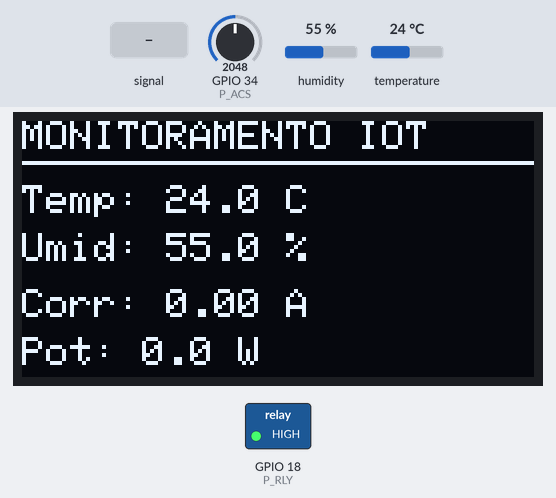
This sketch was run on a simulated ESP32. Parts: 128×64 one-colour display, switched loads named in the sketch (green lamp = pin HIGH). The test bench sets the inputs (shaded band); at power-on: GPIO 34 (P_ACS) = 2048, humidity 55 %, temperature 24 °C (analog values on the 0–4095 scale). WiFi joins after 1.5 s; servers stay silent unless stated; uploads are accepted with an empty reply; random numbers use the default seed unless the sketch sets one; what the sketch prints to the serial monitor is not drawn.

Above: at 4.8 s.
4.9 s: GPIO 34 (P_ACS) fed a 200 Hz sine of ±1842 counts around its level
At 5.19 s:
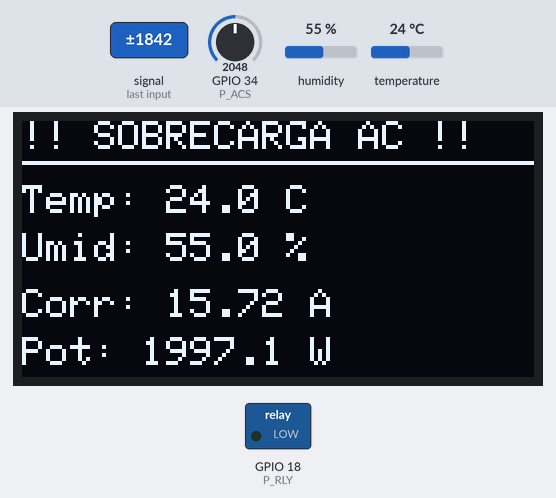
7.2 s: GPIO 34 (P_ACS) set to 2866
At 8.2 s:
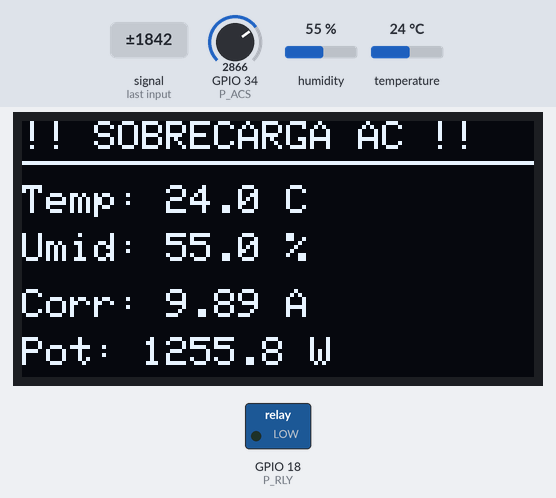
9.0 s: humidity set to 22 %
At 10.4 s:
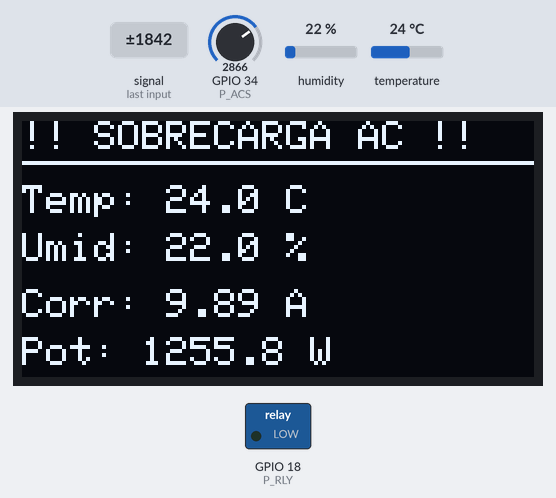
11.3 s: GPIO 34 (P_ACS) fed a 2 Hz sine of ±1228 counts around its level
At 14.11 s:
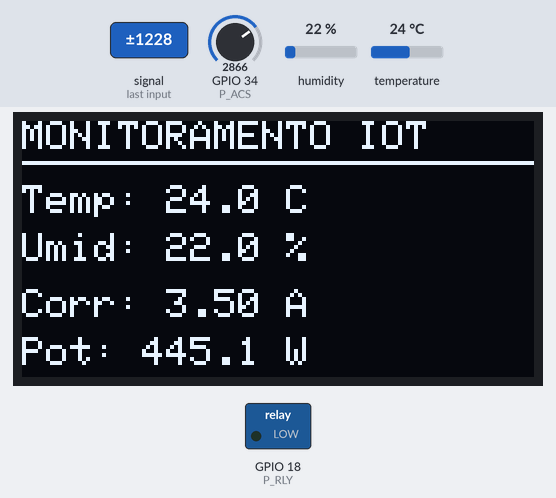
14.4 s: temperature set to 12 °C
At 16.03 s:
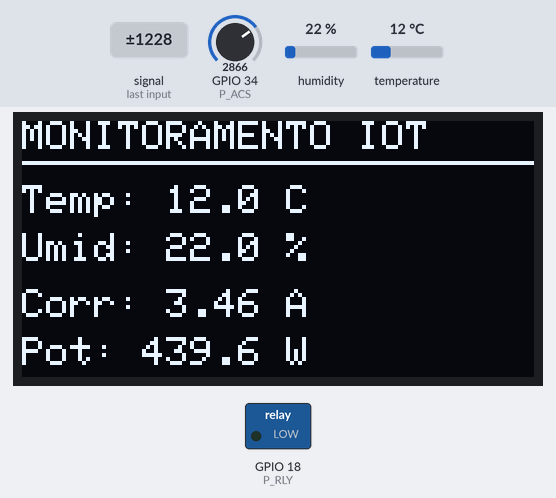
17.4 s: GPIO 34 (P_ACS) set to 3603
At 18.8 s:
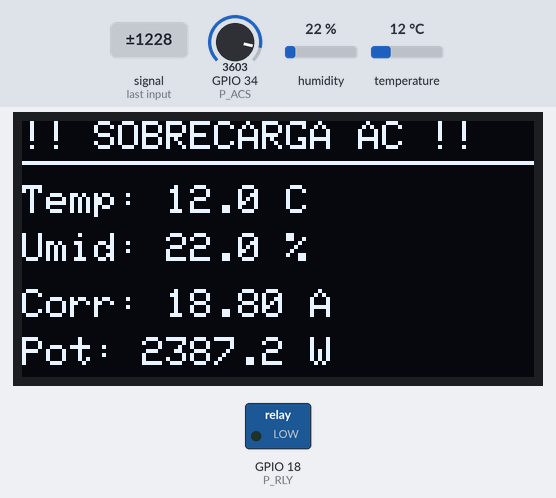
Timing chart, 0 to 20.2 s (numbered marks = the images above; inputs shaded):
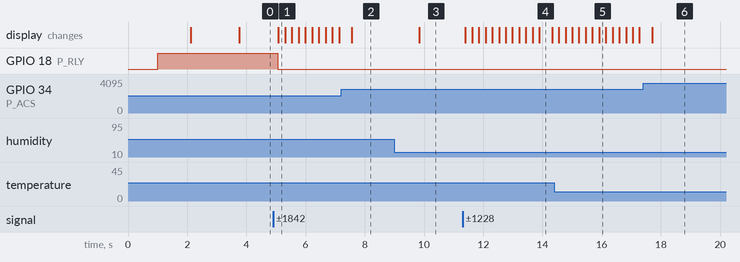

The sketch:

sketch.ino
```cpp
#include <Wire.h>
#include <Adafruit_GFX.h>
#include <Adafruit_SSD1306.h>
#include <DHT.h>
#include <WiFi.h>
#include <HTTPClient.h>

// Net
const char *SSID = "NOME-WIFI";
const char *PASS = "PASS-WIFI";

// Golang URL
const char *GO_API_URL = "http://IPV4:8080/telemetria";

String espID = "";

// Oled
const int SC_WD = 128; // Screen width
const int SC_HG = 64;  // Screen height
const int OL_RST = -1; // Oled Reset
Adafruit_SSD1306 display(SC_WD, SC_HG, &Wire, OL_RST);

// Pinos
const int P_ACS = 34;
const int P_DHT = 15;
const int P_RLY = 18;
const int P_SDA = 21;
const int P_SCL = 22;

// DHT
const int DHT_TYPE = DHT22;
DHT dht(P_DHT, DHT_TYPE);

const float R_TNS = 127.0; // Tensão simulada
const float L_COR = 9.0;   // Limite relay

// ACS712
const float SENSIBILIDADE = 0.100;
float tenOFF = 2.50;

unsigned long lSolic = 0;
const unsigned long DELAY_ENVIO = 3000; // Envia a cada 3s

void connect()
{
  Serial.print("Conectando-se ao WiFi");
  WiFi.begin(SSID, PASS);

  int trys = 0;

  while (WiFi.status() != WL_CONNECTED && trys < 20)
  {
    delay(500);
    Serial.print(".");
    trys++;
  }

  if (WiFi.status() == WL_CONNECTED)
  {
    Serial.println("WiFi conectado com sucesso!");
    Serial.print("IP do ESP32: ");
    Serial.println(WiFi.localIP());
  }
  else
  {
    Serial.println("Falha na conexão WiFi!");
  }
}

void calibrarACS()
{
  Serial.println("Calibrando o offset do ACS712 (mantenha sem carga)...");
  long soma = 0;
  int amostras = 500;

  for (int i = 0; i < amostras; i++)
  {
    soma += analogRead(P_ACS);
    delay(2);
  }

  float rawMedio = (float)soma / amostras;
  float tenPin = (rawMedio / 4095.0) * 3.3;
  tenOFF = tenPin * 1.5;

  Serial.print("Offset calibrado com sucesso! tenOFF = ");
  Serial.println(tenOFF, 3);
}

void goSolic(float cor, float potn, float temp, float umid)
{
  if (WiFi.status() != WL_CONNECTED)
  {
    Serial.println("WiFi desconectado! Tentando reconectar...");
    connect();
    return;
  }

  HTTPClient http;
  http.begin(GO_API_URL);
  http.addHeader("Content-Type", "application/json");

  String jsonPayload = "{";
  jsonPayload += "\"corrente\":" + String(cor, 2) + ",";
  jsonPayload += "\"potencia\":" + String(potn, 1) + ",";
  jsonPayload += "\"temperatura\":" + String(temp, 1) + ",";
  jsonPayload += "\"umidade\":" + String(umid, 1) + ",";
  jsonPayload += "\"espID\":\"" + espID + "\"";
  jsonPayload += "}";

  int httpCode = http.POST(jsonPayload);

  if (httpCode > 0)
  {
    String resGo = http.getString();

    if (resGo.indexOf("\"cortar_rele\":true") > 0)
    {
      Serial.println("COMANDO GO: DESLIGANDO RELÉ (Sobrecarga)!");
      digitalWrite(P_RLY, LOW);
    }
    else if (resGo.indexOf("\"cortar_rele\":false") > 0)
    {
      digitalWrite(P_RLY, HIGH);
    }
  }
  else
  {
    Serial.print("Erro ao enviar ao Go: ");
    Serial.println(http.errorToString(httpCode).c_str());
  }

  http.end();
}

float calcCrRMS() {
  unsigned long initTime = millis();
  float somaQuad = 0;
  int numAm = 0;

  while(millis() - initTime < 100) {
    int raw = analogRead(P_ACS);
    float tenPin = (raw / 4095.0) * 3.3;
    float tenACS = tenPin * 1.5;
    float dif = tenACS - tenOFF; // Usa o offset dinâmico calibrado
    somaQuad += dif * dif;
    numAm++;
  }

  float medQuad = somaQuad / numAm;
  float tenRMS = sqrt(medQuad);
  float crRMS = tenRMS / SENSIBILIDADE;

  // Deadband/Threshold para eliminar o ruído residual de fundo do ADC
  if (crRMS < 0.05) {
    crRMS = 0;
  }

  return crRMS;
}

void setup()
{
  Serial.begin(115200);
  delay(1000);

  Serial.println("Iniciando ESP32");

  uint32_t randomNumber = esp_random();
  espID = "ESP_" + String(randomNumber, HEX);
  espID.toUpperCase();
  Serial.print("ID Gerado para esta ESP32: ");
  Serial.println(espID);

  pinMode(P_RLY, OUTPUT);
  digitalWrite(P_RLY, 1);

  analogSetAttenuation(ADC_11db);
  analogReadResolution(12);
  pinMode(P_ACS, INPUT);

  // Calibra o sensor logo no início (certifique-se de ligar sem carga consumindo no relé)
  calibrarACS();

  dht.begin();

  Wire.begin(P_SDA, P_SCL);
  if (!display.begin(SSD1306_SWITCHCAPVCC, 0x3C))
  {
    Serial.println(F("Falha ao iniciar o Display OLED"));
    for (;;)
      ;
  }

  display.clearDisplay();
  display.setTextColor(SSD1306_WHITE);
  display.setTextSize(1);
  display.setCursor(10, 25);
  display.println("Sistema Iniciado");
  display.display();

  connect();
}

void loop()
{
  // Leitura do ACS712
  float cr = calcCrRMS();
  float pt = R_TNS * cr;

  // Leitura do DHT22
  float um = dht.readHumidity();
  float tm = dht.readTemperature();

  if (isnan(um) || isnan(tm))
  {
    um = 0.0;
    tm = 0.0;
  }

  // Proteção relay
  bool proAt = false;
  if (cr > L_COR)
  {
    digitalWrite(P_RLY, 0);
    proAt = true;
  }

  Serial.print("Temp: ");
  Serial.print(tm, 1);
  Serial.print("C | ");
  Serial.print("Umid: ");
  Serial.print(um, 1);
  Serial.print("% | ");
  Serial.print("Corrente: ");
  Serial.print(cr, 2);
  Serial.print("A | ");
  Serial.print("Pot: ");
  Serial.print(pt, 1);
  Serial.print("W | ");
  Serial.println(proAt ? " [ALERTA: SOBRECARGA!]" : "[STATUS: OK]");

  display.clearDisplay();

  display.setTextSize(1);
  display.setCursor(0, 0);
  if (proAt)
  {
    display.println("!! SOBRECARGA AC !!");
  }
  else
  {
    display.println("MONITORAMENTO IOT");
  }
  display.drawLine(0, 10, 127, 10, SSD1306_WHITE);

  display.setCursor(0, 16);
  display.print("Temp: ");
  display.print(tm, 1);
  display.println(" C");

  display.setCursor(0, 28);
  display.print("Umid: ");
  display.print(um, 1);
  display.println(" %");

  display.setCursor(0, 42);
  display.print("Corr: ");
  display.print(cr, 2);
  display.println(" A");

  display.setCursor(0, 54);
  display.print("Pot: ");
  display.print(pt, 1);
  display.println(" W");

  display.display();

  // Dispara a requisição para o Go
  if (millis() - lSolic >= DELAY_ENVIO)
  {
    goSolic(cr, pt, tm, um);
    lSolic = millis();
  }

  delay(100);
}
```

Measured:
- after the input at 4.9 s, GPIO 18 (P_RLY): HIGH → LOW after 0.15 s; the display: changes after 0.18 s (image 1)
- after the input at 9.0 s, the display: changes after 0.84 s (image 3)
- after the input at 11.3 s, the display: first changes after 0.10 s (image 4 shows a later state)
- what the display in image 4 shows lasts 0.4 s, from 13.9 s to 14.3 s
